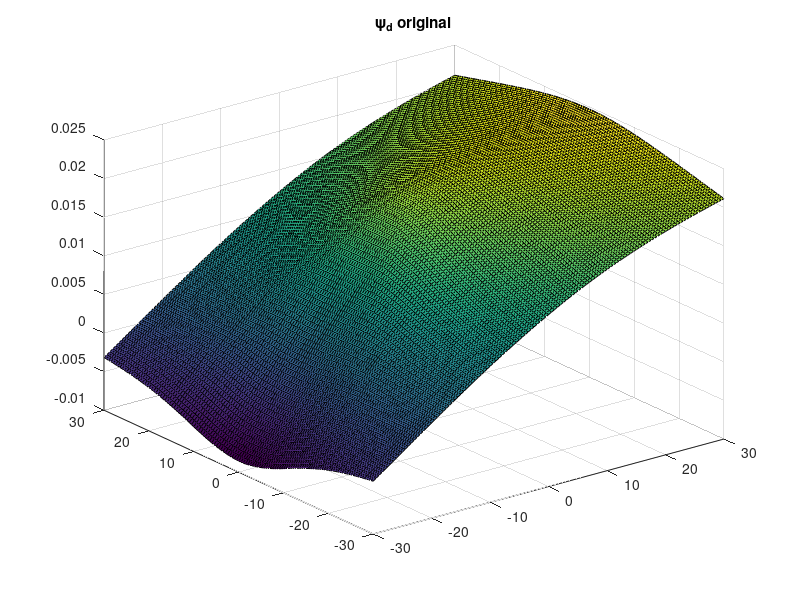
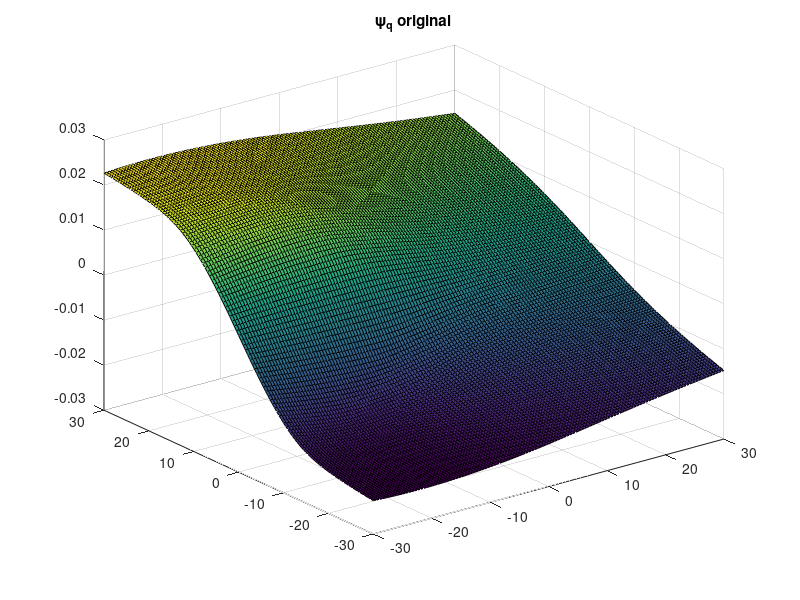

MATLAB code for these plots, in order: (Note: this script raises an error after producing the figures.)
% Fitting_flux_approximation_lsqnonlin
close all;
clear;
rng(0);

%% Hoerner PMSM
load('Hoerner_PMSM_original.mat')

id = i_d;
iq = i_q;
psi_d = Psi_d;
psi_q = Psi_q;

figure
surf(id,iq,psi_d)
title('\psi_d original')

figure
surf(id,iq,psi_q)
title('\psi_q original')

%% Prepare interpolation (ground truth flux maps)

id_vec = id(1,:);
iq_vec = iq(:,1);

F_psi_d = griddedInterpolant({id_vec, iq_vec}, psi_d', 'spline', 'nearest');
F_psi_q = griddedInterpolant({id_vec, iq_vec}, psi_q', 'spline', 'nearest');

%% Build grid once (important for speed)

[ID,IQ] = meshgrid(id_vec,iq_vec);

psi_d_true = F_psi_d(ID,IQ);
psi_q_true = F_psi_q(ID,IQ);

%% Build robust initial guess from 1D slices

[p0,lb,ub] = build_initial_guess_and_bounds(id_vec,iq_vec,psi_d_true,psi_q_true);

%p0=rand(12,1);
lb=[-100 -100 -100 -100 -100 -100 -100 -100 -100 -100 -100 -100];
ub=[100 100 100 100 100 100 100 100 100 100 100 100];
%% Optimization options

options = optimoptions('lsqnonlin',...
    'Algorithm','trust-region-reflective',...
    'Display','iter',...
    'MaxIterations',4000,...
    'MaxFunctionEvaluations',80000,...
    'StepTolerance',1e-14,...
    'FunctionTolerance',1e-14,...
    'OptimalityTolerance',1e-14,...
    'FiniteDifferenceType','central',...
    'ScaleProblem','jacobian');

%% Run optimization

res_fun = @(p) flux_residuals(p,ID,IQ,psi_d_true,psi_q_true);

[param_opt,~] = lsqnonlin(res_fun,p0,lb,ub,options);

% Continuation run: restart from previous optimum with tighter tolerances
options_refine = optimoptions(options,...
    'MaxIterations',6000,...
    'MaxFunctionEvaluations',120000,...
    'StepTolerance',1e-16,...
    'FunctionTolerance',1e-16,...
    'OptimalityTolerance',1e-16);

[param_opt,resnorm] = lsqnonlin(res_fun,param_opt,lb,ub,options_refine);

disp('Optimized parameters:')
disp(param_opt)

%% Evaluate fitted model

[psi_d_fit,psi_q_fit] = predict_psi_dq(ID,IQ,param_opt);

figure
surf(ID,IQ,psi_d_fit)
title('Fitted \psi_d')

figure
surf(ID,IQ,psi_q_fit)
title('Fitted \psi_q')

%% Error plots

figure
surf(ID,IQ,psi_d_true - psi_d_fit)
title('Error \psi_d')

figure
surf(ID,IQ,psi_q_true - psi_q_fit)
title('Error \psi_q')


%% Evaluate fitted model
[psi_d_fit,psi_q_fit] = predict_psi_dq(ID,IQ,param_opt);

%% Compute relative errors
rel_err_d = (psi_d_true - psi_d_fit) ./ (abs(psi_d_true) + 1e-8);
rel_err_q = (psi_q_true - psi_q_fit) ./ (abs(psi_q_true) + 1e-8);

%% -------------------------------
%% Combined plotting in one figure
figure('Position',[100 100 1200 800])

% Original vs fitted psi_d
subplot(2,2,1)
surf(ID,IQ,psi_d_true)
title('\psi_d original','Interpreter','latex')
xlabel('i_d [A]')
ylabel('i_q [A]')
zlabel('\psi_d [Wb]')
shading interp
colorbar

subplot(2,2,2)
surf(ID,IQ,psi_d_fit)
title('\psi_d fitted','Interpreter','latex')
xlabel('i_d [A]')
ylabel('i_q [A]')
zlabel('\psi_d [Wb]')
shading interp
colorbar

% Relative error psi_d
subplot(2,2,3)
surf(ID,IQ,rel_err_d)
title('Relative error \psi_d','Interpreter','latex')
xlabel('i_d [A]')
ylabel('i_q [A]')
zlabel('Relative error')
shading interp
colorbar

% Relative error psi_q
subplot(2,2,4)
surf(ID,IQ,rel_err_q)
title('Relative error \psi_q','Interpreter','latex')
xlabel('i_d [A]')
ylabel('i_q [A]')
zlabel('Relative error')
shading interp
colorbar

sgtitle('Flux fitting results and relative errors','Interpreter','latex')

%%
figure
subplot(1,2,1)
surf(ID,IQ,psi_d_true)
hold on
surf(ID,IQ,psi_d_fit)
xlabel('id [A]')
ylabel('iq [A]')
zlabel('psi d [Wb]')

subplot(1,2,2)
surf(ID,IQ,psi_q_true)
hold on
surf(ID,IQ,psi_q_fit)
xlabel('id [A]')
ylabel('iq [A]')
zlabel('psi d [Wb]')

%% ----------------------------------------------------
%% Residual function for lsqnonlin
function r = flux_residuals(p,ID,IQ,psi_d_true,psi_q_true)

[psi_d_pred,psi_q_pred] = predict_psi_dq(ID,IQ,p);

% Normalize residual channels so both axes are weighted similarly
scale_d = max(abs(psi_d_true(:))) + eps;
scale_q = max(abs(psi_q_true(:))) + eps;

err_d = (psi_d_pred - psi_d_true) ./ scale_d;
err_q = (psi_q_pred - psi_q_true) ./ scale_q;

r = [err_d(:); err_q(:)];

end

%% ----------------------------------------------------
%% Flux model
function [psi_d_approx, psi_q_approx] = predict_psi_dq(i_d, i_q, p)

ad1 = p(1);
ad2 = p(2);
ad3 = p(3);
ad4 = p(4);
ad5 = p(5);
ad6 = p(6);

aq1 = p(7);
aq2 = p(8);
aq3 = p(9);
aq4 = p(10);
aq5 = p(11);
aq6 = p(12);

% Self flux
psidself = ad1 .* tanh(ad2 .* (i_d - ad3));
psiqself = aq1 .* tanh(aq2 .* i_q) + aq3 .* i_q;

psid_s1 = ad4 .* tanh(ad5 .* (i_d - ad6));
psiq_s1 = aq4 .* tanh(aq5 .* i_q) + aq6 .* i_q;

% Cross saturation
psid_cross_s1 = psidself - psid_s1;
psiq_cross_s1 = psiqself - psiq_s1;

% Use fixed setpoints for normalization constants (prevents singularities)
id_set = max(abs(i_d(:)));
iq_set = max(abs(i_q(:)));

Fid1_Giq1 = (0.5 .* (aq3 - aq6) .* (iq_set.^2)) + ...
            ((aq1 ./ aq2) .* stable_log_cosh(aq2 .* iq_set)) - ...
            ((aq4 ./ aq5) .* stable_log_cosh(aq5 .* iq_set));

Fid2_Giq2 = ((ad1 ./ ad2) .* stable_log_cosh(ad2 .* (id_set - ad3))) - ...
            ((ad4 ./ ad5) .* stable_log_cosh(ad5 .* (id_set - ad6)));

psiid_cross_s1_integrated = ((ad1 ./ ad2) .* stable_log_cosh(ad2 .* (i_d - ad3))) - ...
                            ((ad4 ./ ad5) .* stable_log_cosh(ad5 .* (i_d - ad6)));

psiiq_cross_s1_integrated = (0.5 .* (aq3 - aq6) .* (i_q.^2)) + ...
                            ((aq1 ./ aq2) .* stable_log_cosh(aq2 .* i_q)) - ...
                            ((aq4 ./ aq5) .* stable_log_cosh(aq5 .* i_q));


psi_d_cross = (psid_cross_s1 .* psiiq_cross_s1_integrated) ./ Fid1_Giq1;
psi_q_cross = (psiq_cross_s1 .* psiid_cross_s1_integrated) ./ Fid2_Giq2;

psi_d_approx = psidself - psi_d_cross;
psi_q_approx = psiqself - psi_q_cross;

end

%% ----------------------------------------------------
function y = stable_log_cosh(x)
% Numerically stable log(cosh(x))
% y = abs(x) + log1p(exp(-2 .* abs(x))) - log(2);
y=log(cosh(x));
end

%% ----------------------------------------------------
function [p0,lb,ub] = build_initial_guess_and_bounds(id_vec,iq_vec,psi_d_map,psi_q_map)

[~,id_null] = min(abs(id_vec));
[~,iq_null] = min(abs(iq_vec));
[~,id1] = max(abs(id_vec));
[~,iq1] = max(abs(iq_vec));

psi_d_iq_null = psi_d_map(iq_null,:);
psi_q_id_null = psi_q_map(:,id_null);
psi_d_iq1 = psi_d_map(iq1,:);
psi_q_id1 = psi_q_map(:,id1);

id_range = max(id_vec) - min(id_vec);
iq_range = max(iq_vec) - min(iq_vec);

% Deterministic, physics-aware seeds
ad_seed = [max(abs(psi_d_iq_null)); 2/max(id_range,1); id_vec(id_null)];
aq_seed = [max(abs(psi_q_id_null)); 2/max(iq_range,1); 0];
ad_cross_seed = [max(abs(psi_d_iq1)); 2/max(id_range,1); id_vec(id_null)];
aq_cross_seed = [max(abs(psi_q_id1)); 2/max(iq_range,1); 0];

opt1d = optimoptions('lsqnonlin',...
    'Algorithm','trust-region-reflective',...
    'Display','off',...
    'MaxIterations',400,...
    'MaxFunctionEvaluations',3000);

lb_d = [0; 1e-5; min(id_vec)];
ub_d = [2*max(abs(psi_d_map(:))) + eps; 1; max(id_vec)];
lb_q = [0; 1e-5; -5];
ub_q = [2*max(abs(psi_q_map(:))) + eps; 1; 5];

ad_self = lsqnonlin(@(ad) ad(1).*tanh(ad(2).*(id_vec-ad(3))) - psi_d_iq_null, ad_seed, lb_d, ub_d, opt1d);
aq_self = lsqnonlin(@(aq) aq(1).*tanh(aq(2).*iq_vec) + aq(3).*iq_vec - psi_q_id_null, aq_seed, lb_q, ub_q, opt1d);
ad_cross = lsqnonlin(@(ad) ad(1).*tanh(ad(2).*(id_vec-ad(3))) - psi_d_iq1, ad_cross_seed, lb_d, ub_d, opt1d);
aq_cross = lsqnonlin(@(aq) aq(1).*tanh(aq(2).*iq_vec) + aq(3).*iq_vec - psi_q_id1, aq_cross_seed, lb_q, ub_q, opt1d);

p0 = [ad_self(:); ad_cross(:); aq_self(:); aq_cross(:)];

% Global bounds around physically meaningful ranges
psi_d_max = max(abs(psi_d_map(:))) + eps;
psi_q_max = max(abs(psi_q_map(:))) + eps;

lb = [0, 1e-5, min(id_vec), ...
    0, 1e-5, min(id_vec), ...
    0, 1e-5, -5, ...
    0, 1e-5, -5];

ub = [2*psi_d_max, 1, max(id_vec), ...
    2*psi_d_max, 1, max(id_vec), ...
    2*psi_q_max, 1, 5, ...
    2*psi_q_max, 1, 5];

lb = lb(:);
ub = ub(:);
end
